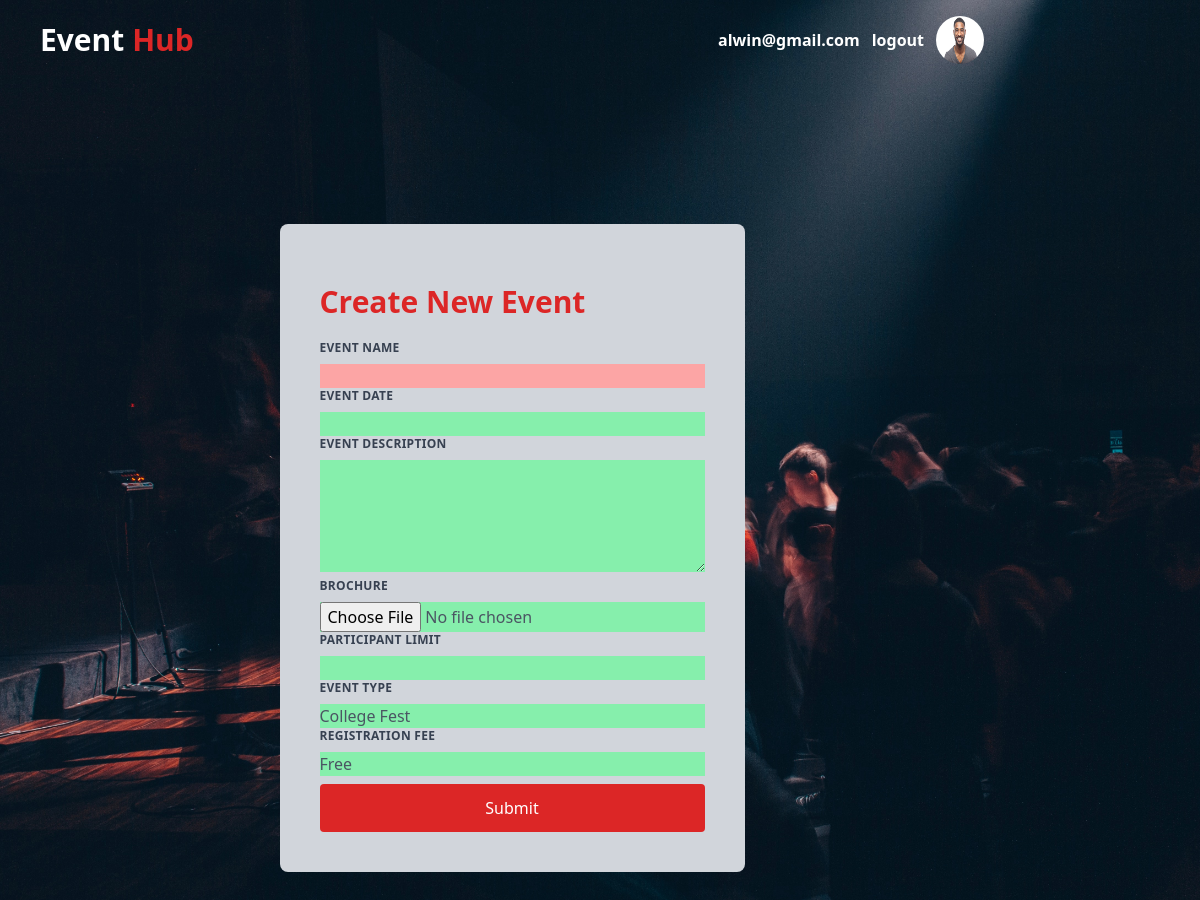
Screenshot of /add-event/ (signed in) with the database file from the repository.
### users/models.py (models this page shows, shortened)
class Account(AbstractBaseUser):
    email               = models.EmailField(verbose_name="email",max_length=60,unique=True)
    username            = models.CharField(max_length=30,unique=True)
    date_joined         = models.DateTimeField(verbose_name="date joined",auto_now_add=True)
    last_login          = models.DateTimeField(verbose_name="last login",auto_now=True)
    is_active           = models.BooleanField(default=True)
    is_staff            = models.BooleanField(default=False)
    is_superuser        = models.BooleanField(default=False)
    USERNAME_FIELD = 'email'
    REQUIRED_FIELDS = ['username']
    objects =  MyAccountManager()

class Student(models.Model):
    user = models.OneToOneField(Account, on_delete=models.CASCADE)
    dept = models.CharField('Department',max_length=233)
    year_of_passout = models.SmallIntegerField(blank=True,null=True)
    profile_pic = models.ImageField(upload_to=path_and_rename,null=True,blank=True,default="users/profile/default.png")

### event/views.py (the view, shortened to what this page needs)
# urls.py: path('add-event/',views.add_event,name="add-event"),
@login_required
def add_event(request):
    form = AddEventForm()
    context={"form":form}
    user =request.user
    student = Student.objects.get(user=user)
    try:
        return render(request,'club/add-event.html', context)
    except ObjectDoesNotExist:
        return redirect('index')

### event/forms.py
class AddEventForm(forms.ModelForm):
    class Meta:
        model = Event
        fields = ('e_name','e_date','desc','p_limit','brochure','e_type','reg_fee')
    def __init__(self, *args, **kwargs):
        super().__init__(*args, **kwargs)
        self.fields['e_name'].widget.attrs.update({"class":"bg-red-300 w-full "})
        self.fields['e_date'].widget.attrs.update({"class":"bg-green-300 w-full"})
        self.fields['desc'].widget.attrs.update({"class":"bg-green-300 w-full h-28"})
        self.fields['p_limit'].widget.attrs.update({"class":"bg-green-300 w-full"})
        self.fields['brochure'].widget.attrs.update({"class":"bg-green-300 w-full"})
        self.fields['e_type'].widget.attrs.update({"class":"bg-green-300 w-full"})
        self.fields['reg_fee'].widget.attrs.update({"class":"bg-green-300 w-full"})

### event/templates/club/add-event.html (shortened to what this page needs)
{% extends 'base.html' %}
{% load static %}
{% block content %}
<section class="absolute w-screen flex flex-wrap top-56">
    <div class="container mb-20  flex flex-wrap flex-col h-1/6 px-10 md:px-60  justify-center">
        <div class="bg-gray-300 self-center font-normal text-gray-600 h-90 content p-10 rounded-lg">
            <div class=" title font-sans font-bold text-red-600 text-3xl py-5">Create New Event</div>
            <form class="w-full max-w-lg" enctype="multipart/form-data" method="POST" action="">
                <div class="flex flex-wrap -mx-3 ">
                    <div class="w-full md:w-full px-3 mb-6 md:mb-0">
                        <label class="block uppercase tracking-wide text-gray-700 text-xs font-bold mb-2"
                            for="grid-name">
                            Event Name
                        </label>
                        {{form.e_name}}
                    </div>
                </div>
                <div class="flex flex-wrap -mx-3 ">
                    <div class="w-full md:w-full px-3 mb-6 md:mb-0">
                        <label class="block uppercase tracking-wide text-gray-700 text-xs font-bold mb-2"
                            for="grid-email">
                            Event Date
                        </label>
                        {{form.e_date}}
                    </div>
                </div>
                <div class="flex flex-wrap -mx-3 ">
                    <div class="w-full md:w-full px-3 mb-6 md:mb-0">
                        <label class="block uppercase tracking-wide text-gray-700 text-xs font-bold mb-2"
                            for="grid-desc">
                            Event Description
                        </label>
                        {{form.desc}}
                    </div>
                </div>
                <div class="flex flex-wrap -mx-3 ">
                    <div class="w-full md:w-full px-3 mb-6 md:mb-0">
                        <label class="block uppercase tracking-wide text-gray-700 text-xs font-bold mb-2"
                            for="grid-desc">
                            Brochure
                        </label>
                        {{form.brochure}}
                    </div>
                </div>
                <div class="flex flex-wrap -mx-3 ">
                    <div class="w-full md:w-full px-3 mb-6 md:mb-0">
                        <label class="block uppercase tracking-wide text-gray-700 text-xs font-bold mb-2"
                            for="grid-password1">
                            Participant Limit
                        </label>
                        {{form.p_limit}}
                    </div>
                </div>
                <div class="flex flex-wrap -mx-3 ">
                    <div class="w-full md:w-full px-3 mb-6 md:mb-0">
                        <label class="block uppercase tracking-wide text-gray-700 text-xs font-bold mb-2"
                            for="grid-password2">
                            Event Type
                        </label>
                        {{form.e_type}}
                    </div>
                </div>
                <div class="flex flex-wrap -mx-3 ">
                    <div class="w-full md:w-full px-3 mb-6 md:mb-0">
                        <label class="block uppercase tracking-wide text-gray-700 text-xs font-bold mb-2"
                            for="grid-password2">
                            Registration FEE
                        </label>
                        {{form.reg_fee}}
                    </div>
                </div>
                <div class="rounded w-full py-3 bg-red-600 text-white text-center mt-2 px-10">
                    <input type="submit">
                </div>
            </form>
        </div>
    </div>
</section>
{% endblock %}

### event/templates/base.html (shortened to what this page needs)
{% load static %}
<!DOCTYPE html>
<html lang="en">
<head>
  <script src="https://cdn.tailwindcss.com"></script>
</head>
<body class="bg-[url('{% static 'images/bg1.jpg' %}')] bg-cover bg-left-bottom bg-fixed">
  {% block header %}
  {% if user.email %}
  <div class="container relative">
    <header class="flex absolute p-3 md:px-10 bg-transparent w-full font-san font-bold h-20">
      <a href="/" class="self-center text-3xl  "><span class=" text-white">Event </span> <span
          class=" text-red-600">Hub</span></a>
      <div class="right text-white ml-auto flex gap-3 items-center">
        <span class="  ">{{user.email}}</span>
        <a href="{% url 'logout' %}" class="">logout</a>
        <img src="{{user.student.profile_pic.url}}" alt="dp" class="rounded-full h-12 w-12">
      </div>
    </header>
  {% endif %}
    {% block content %}
    {% endblock %}
  </div>
  {% endblock %}
</body>
</html>

### rows the page displays
Account: email "alwin@gmail.com", student.profile_pic (picture)
